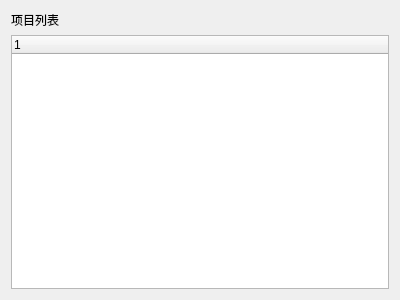
<?xml version="1.0" encoding="UTF-8"?>
<ui version="4.0">
 <class>ProTree</class>
 <widget class="QDialog" name="ProTree">
  <property name="geometry">
   <rect>
    <x>0</x>
    <y>0</y>
    <width>400</width>
    <height>300</height>
   </rect>
  </property>
  <property name="windowTitle">
   <string>Dialog</string>
  </property>
  <layout class="QVBoxLayout" name="verticalLayout_2">
   <item>
    <layout class="QVBoxLayout" name="verticalLayout" stretch="1,20">
     <item>
      <widget class="QLabel" name="pro_lab">
       <property name="text">
        <string>项目列表</string>
       </property>
      </widget>
     </item>
     <item>
      <widget class="ProTreeWidget" name="tree_wig"/>
     </item>
    </layout>
   </item>
  </layout>
 </widget>
 <customwidgets>
  <customwidget>
   <class>ProTreeWidget</class>
   <extends>QTreeWidget</extends>
   <header>pro_tree_widget.h</header>
  </customwidget>
 </customwidgets>
 <resources/>
 <connections/>
</ui>
